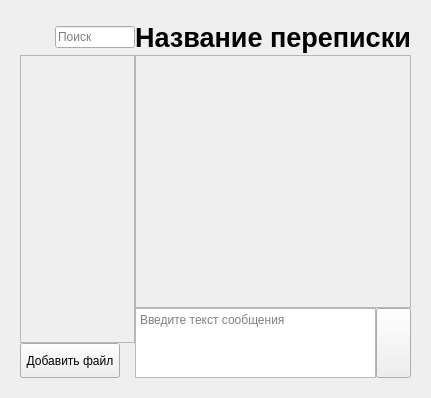
<?xml version="1.0" encoding="UTF-8"?>
<ui version="4.0">
 <class>Form</class>
 <widget class="QWidget" name="Form">
  <property name="geometry">
   <rect>
    <x>0</x>
    <y>0</y>
    <width>431</width>
    <height>396</height>
   </rect>
  </property>
  <property name="windowTitle">
   <string>Form</string>
  </property>
  <layout class="QGridLayout" name="gridLayout_2">
   <item row="0" column="0">
    <layout class="QGridLayout" name="gridLayout">
     <item row="0" column="0">
      <widget class="QStackedWidget" name="layerCont">
       <property name="currentIndex">
        <number>3</number>
       </property>
       <widget class="QWidget" name="page">
        <layout class="QVBoxLayout" name="verticalLayout">
         <item>
          <layout class="QVBoxLayout" name="signLayout">
           <item>
            <layout class="QHBoxLayout" name="horizontalLayout_5">
             <property name="spacing">
              <number>4</number>
             </property>
             <item>
              <widget class="QPushButton" name="exit_but">
               <property name="text">
                <string>Выход</string>
               </property>
              </widget>
             </item>
             <item>
              <spacer name="horizontalSpacer">
               <property name="orientation">
                <enum>Qt::Horizontal</enum>
               </property>
               <property name="sizeHint" stdset="0">
                <size>
                 <width>40</width>
                 <height>20</height>
                </size>
               </property>
              </spacer>
             </item>
             <item>
              <widget class="QPushButton" name="Reg_but">
               <property name="text">
                <string>Регистрация</string>
               </property>
              </widget>
             </item>
            </layout>
           </item>
           <item>
            <spacer name="verticalSpacer">
             <property name="orientation">
              <enum>Qt::Vertical</enum>
             </property>
             <property name="sizeHint" stdset="0">
              <size>
               <width>20</width>
               <height>40</height>
              </size>
             </property>
            </spacer>
           </item>
           <item>
            <layout class="QHBoxLayout" name="horizontalLayout_6">
             <item>
              <spacer name="horizontalSpacer_3">
               <property name="orientation">
                <enum>Qt::Horizontal</enum>
               </property>
               <property name="sizeHint" stdset="0">
                <size>
                 <width>30</width>
                 <height>20</height>
                </size>
               </property>
              </spacer>
             </item>
             <item>
              <layout class="QVBoxLayout" name="verticalLayout_6">
               <item>
                <widget class="QLineEdit" name="login_edit">
                 <property name="placeholderText">
                  <string>Строка для ввода логина</string>
                 </property>
                </widget>
               </item>
               <item>
                <widget class="QLineEdit" name="password_edit">
                 <property name="echoMode">
                  <enum>QLineEdit::Password</enum>
                 </property>
                 <property name="placeholderText">
                  <string>Строка для ввода пароля</string>
                 </property>
                </widget>
               </item>
               <item>
                <widget class="QPushButton" name="password_reset_button">
                 <property name="text">
                  <string>Востановление пароля</string>
                 </property>
                </widget>
               </item>
               <item>
                <widget class="QPushButton" name="sign_in_button">
                 <property name="text">
                  <string>Войти</string>
                 </property>
                </widget>
               </item>
              </layout>
             </item>
             <item>
              <spacer name="horizontalSpacer_2">
               <property name="orientation">
                <enum>Qt::Horizontal</enum>
               </property>
               <property name="sizeHint" stdset="0">
                <size>
                 <width>30</width>
                 <height>20</height>
                </size>
               </property>
              </spacer>
             </item>
            </layout>
           </item>
           <item>
            <spacer name="verticalSpacer_2">
             <property name="orientation">
              <enum>Qt::Vertical</enum>
             </property>
             <property name="sizeHint" stdset="0">
              <size>
               <width>20</width>
               <height>40</height>
              </size>
             </property>
            </spacer>
           </item>
           <item>
            <spacer name="verticalSpacer_3">
             <property name="orientation">
              <enum>Qt::Vertical</enum>
             </property>
             <property name="sizeHint" stdset="0">
              <size>
               <width>20</width>
               <height>40</height>
              </size>
             </property>
            </spacer>
           </item>
           <item>
            <layout class="QHBoxLayout" name="horizontalLayout_4"/>
           </item>
          </layout>
         </item>
        </layout>
       </widget>
       <widget class="QWidget" name="page_2">
        <layout class="QVBoxLayout" name="verticalLayout_2">
         <item>
          <layout class="QVBoxLayout" name="createLayout">
           <item>
            <layout class="QHBoxLayout" name="horizontalLayout_7">
             <property name="spacing">
              <number>4</number>
             </property>
             <item>
              <widget class="QPushButton" name="name_but">
               <property name="text">
                <string>Назад</string>
               </property>
              </widget>
             </item>
             <item>
              <spacer name="horizontalSpacer_4">
               <property name="orientation">
                <enum>Qt::Horizontal</enum>
               </property>
               <property name="sizeHint" stdset="0">
                <size>
                 <width>40</width>
                 <height>20</height>
                </size>
               </property>
              </spacer>
             </item>
            </layout>
           </item>
           <item>
            <spacer name="verticalSpacer_4">
             <property name="orientation">
              <enum>Qt::Vertical</enum>
             </property>
             <property name="sizeHint" stdset="0">
              <size>
               <width>20</width>
               <height>40</height>
              </size>
             </property>
            </spacer>
           </item>
           <item>
            <layout class="QHBoxLayout" name="horizontalLayout_8">
             <item>
              <spacer name="horizontalSpacer_5">
               <property name="orientation">
                <enum>Qt::Horizontal</enum>
               </property>
               <property name="sizeHint" stdset="0">
                <size>
                 <width>30</width>
                 <height>20</height>
                </size>
               </property>
              </spacer>
             </item>
             <item>
              <layout class="QVBoxLayout" name="verticalLayout_7">
               <item>
                <widget class="QLineEdit" name="login_edit1">
                 <property name="placeholderText">
                  <string>Строка для ввода логина</string>
                 </property>
                </widget>
               </item>
               <item>
                <widget class="QLineEdit" name="password_edit1">
                 <property name="echoMode">
                  <enum>QLineEdit::Password</enum>
                 </property>
                 <property name="placeholderText">
                  <string>Строка для ввода пароля</string>
                 </property>
                </widget>
               </item>
               <item>
                <widget class="QPushButton" name="create_button">
                 <property name="text">
                  <string>Создать аккаунт</string>
                 </property>
                </widget>
               </item>
              </layout>
             </item>
             <item>
              <spacer name="horizontalSpacer_6">
               <property name="orientation">
                <enum>Qt::Horizontal</enum>
               </property>
               <property name="sizeHint" stdset="0">
                <size>
                 <width>30</width>
                 <height>20</height>
                </size>
               </property>
              </spacer>
             </item>
            </layout>
           </item>
           <item>
            <spacer name="verticalSpacer_5">
             <property name="orientation">
              <enum>Qt::Vertical</enum>
             </property>
             <property name="sizeHint" stdset="0">
              <size>
               <width>20</width>
               <height>40</height>
              </size>
             </property>
            </spacer>
           </item>
           <item>
            <spacer name="verticalSpacer_6">
             <property name="orientation">
              <enum>Qt::Vertical</enum>
             </property>
             <property name="sizeHint" stdset="0">
              <size>
               <width>20</width>
               <height>40</height>
              </size>
             </property>
            </spacer>
           </item>
           <item>
            <layout class="QHBoxLayout" name="horizontalLayout_9"/>
           </item>
          </layout>
         </item>
        </layout>
       </widget>
       <widget class="QWidget" name="page_3">
        <layout class="QVBoxLayout" name="verticalLayout_4">
         <item>
          <layout class="QVBoxLayout" name="verticalLayout_3">
           <item>
            <layout class="QHBoxLayout" name="horizontalLayout_10">
             <property name="spacing">
              <number>4</number>
             </property>
             <item>
              <widget class="QPushButton" name="back_but">
               <property name="text">
                <string>Назад</string>
               </property>
              </widget>
             </item>
             <item>
              <spacer name="horizontalSpacer_7">
               <property name="orientation">
                <enum>Qt::Horizontal</enum>
               </property>
               <property name="sizeHint" stdset="0">
                <size>
                 <width>40</width>
                 <height>20</height>
                </size>
               </property>
              </spacer>
             </item>
             <item>
              <widget class="QPushButton" name="Reg_but_2">
               <property name="text">
                <string>Регистрация</string>
               </property>
              </widget>
             </item>
            </layout>
           </item>
           <item>
            <spacer name="verticalSpacer_7">
             <property name="orientation">
              <enum>Qt::Vertical</enum>
             </property>
             <property name="sizeHint" stdset="0">
              <size>
               <width>20</width>
               <height>40</height>
              </size>
             </property>
            </spacer>
           </item>
           <item>
            <layout class="QHBoxLayout" name="horizontalLayout_11">
             <item>
              <spacer name="horizontalSpacer_8">
               <property name="orientation">
                <enum>Qt::Horizontal</enum>
               </property>
               <property name="sizeHint" stdset="0">
                <size>
                 <width>30</width>
                 <height>20</height>
                </size>
               </property>
              </spacer>
             </item>
             <item>
              <layout class="QVBoxLayout" name="verticalLayout_8">
               <item>
                <widget class="QLineEdit" name="restore_edit">
                 <property name="placeholderText">
                  <string>Ввод E-mail</string>
                 </property>
                </widget>
               </item>
               <item>
                <widget class="QPushButton" name="restore_button">
                 <property name="text">
                  <string>Восстановить</string>
                 </property>
                </widget>
               </item>
              </layout>
             </item>
             <item>
              <spacer name="horizontalSpacer_9">
               <property name="orientation">
                <enum>Qt::Horizontal</enum>
               </property>
               <property name="sizeHint" stdset="0">
                <size>
                 <width>30</width>
                 <height>20</height>
                </size>
               </property>
              </spacer>
             </item>
            </layout>
           </item>
           <item>
            <spacer name="verticalSpacer_8">
             <property name="orientation">
              <enum>Qt::Vertical</enum>
             </property>
             <property name="sizeHint" stdset="0">
              <size>
               <width>20</width>
               <height>40</height>
              </size>
             </property>
            </spacer>
           </item>
           <item>
            <spacer name="verticalSpacer_9">
             <property name="orientation">
              <enum>Qt::Vertical</enum>
             </property>
             <property name="sizeHint" stdset="0">
              <size>
               <width>20</width>
               <height>40</height>
              </size>
             </property>
            </spacer>
           </item>
           <item>
            <layout class="QHBoxLayout" name="horizontalLayout_12"/>
           </item>
          </layout>
         </item>
        </layout>
       </widget>
       <widget class="QWidget" name="page_4">
        <layout class="QVBoxLayout" name="verticalLayout_12">
         <item>
          <layout class="QHBoxLayout" name="horizontalLayout_17">
           <property name="spacing">
            <number>0</number>
           </property>
           <item>
            <layout class="QVBoxLayout" name="verticalLayout_10">
             <property name="spacing">
              <number>0</number>
             </property>
             <item>
              <layout class="QHBoxLayout" name="horizontalLayout_18">
               <property name="sizeConstraint">
                <enum>QLayout::SetMinimumSize</enum>
               </property>
               <item>
                <widget class="QPushButton" name="settings_button_2">
                 <property name="enabled">
                  <bool>true</bool>
                 </property>
                 <property name="minimumSize">
                  <size>
                   <width>35</width>
                   <height>35</height>
                  </size>
                 </property>
                 <property name="maximumSize">
                  <size>
                   <width>35</width>
                   <height>35</height>
                  </size>
                 </property>
                 <property name="styleSheet">
                  <string notr="true">text-align: center; 
                     border: none; 
                     padding: 0px;</string>
                 </property>
                 <property name="text">
                  <string/>
                 </property>
                 <property name="icon">
                  <iconset>
                   <normaloff>../../Downloads/png-transparent-computer-icons-setting-icon-cdr-svg-setting-icon.png</normaloff>../../Downloads/png-transparent-computer-icons-setting-icon-cdr-svg-setting-icon.png</iconset>
                 </property>
                 <property name="iconSize">
                  <size>
                   <width>35</width>
                   <height>35</height>
                  </size>
                 </property>
                </widget>
               </item>
               <item>
                <widget class="QLineEdit" name="Search_Edit">
                 <property name="placeholderText">
                  <string>Поиск</string>
                 </property>
                </widget>
               </item>
              </layout>
             </item>
             <item>
              <layout class="QHBoxLayout" name="horizontalLayout_19">
               <property name="spacing">
                <number>0</number>
               </property>
               <item>
                <widget class="QScrollArea" name="contactArea_2">
                 <property name="maximumSize">
                  <size>
                   <width>400</width>
                   <height>16777215</height>
                  </size>
                 </property>
                 <property name="horizontalScrollBarPolicy">
                  <enum>Qt::ScrollBarAlwaysOff</enum>
                 </property>
                 <property name="widgetResizable">
                  <bool>true</bool>
                 </property>
                 <property name="alignment">
                  <set>Qt::AlignHCenter|Qt::AlignTop</set>
                 </property>
                 <widget class="QWidget" name="scrollAreaWidgetContents_5">
                  <property name="geometry">
                   <rect>
                    <x>0</x>
                    <y>0</y>
                    <width>116</width>
                    <height>288</height>
                   </rect>
                  </property>
                  <layout class="QVBoxLayout" name="verticalLayout_16">
                   <item>
                    <layout class="QVBoxLayout" name="Contacts_layout"/>
                   </item>
                  </layout>
                 </widget>
                </widget>
               </item>
              </layout>
             </item>
             <item>
              <layout class="QHBoxLayout" name="horizontalLayout_20">
               <item alignment="Qt::AlignLeft|Qt::AlignBottom">
                <widget class="QPushButton" name="newmessage_Button_2">
                 <property name="minimumSize">
                  <size>
                   <width>100</width>
                   <height>35</height>
                  </size>
                 </property>
                 <property name="text">
                  <string>Добавить файл</string>
                 </property>
                </widget>
               </item>
              </layout>
             </item>
            </layout>
           </item>
           <item>
            <layout class="QVBoxLayout" name="verticalLayout_11">
             <item>
              <layout class="QHBoxLayout" name="horizontalLayout_21">
               <item alignment="Qt::AlignHCenter|Qt::AlignVCenter">
                <widget class="QLabel" name="chatNameLabel_2">
                 <property name="enabled">
                  <bool>true</bool>
                 </property>
                 <property name="minimumSize">
                  <size>
                   <width>0</width>
                   <height>35</height>
                  </size>
                 </property>
                 <property name="maximumSize">
                  <size>
                   <width>16777215</width>
                   <height>35</height>
                  </size>
                 </property>
                 <property name="font">
                  <font>
                   <pointsize>20</pointsize>
                   <weight>75</weight>
                   <italic>false</italic>
                   <bold>true</bold>
                  </font>
                 </property>
                 <property name="text">
                  <string>Название переписки</string>
                 </property>
                 <property name="textFormat">
                  <enum>Qt::AutoText</enum>
                 </property>
                 <property name="alignment">
                  <set>Qt::AlignCenter</set>
                 </property>
                </widget>
               </item>
              </layout>
             </item>
             <item>
              <widget class="QScrollArea" name="messageArea_2">
               <property name="minimumSize">
                <size>
                 <width>0</width>
                 <height>253</height>
                </size>
               </property>
               <property name="horizontalScrollBarPolicy">
                <enum>Qt::ScrollBarAlwaysOff</enum>
               </property>
               <property name="widgetResizable">
                <bool>true</bool>
               </property>
               <widget class="QWidget" name="scrollAreaWidgetContents_3">
                <property name="geometry">
                 <rect>
                  <x>0</x>
                  <y>0</y>
                  <width>277</width>
                  <height>251</height>
                 </rect>
                </property>
                <layout class="QVBoxLayout" name="verticalLayout_17">
                 <item>
                  <layout class="QVBoxLayout" name="Messages_layout"/>
                 </item>
                </layout>
               </widget>
              </widget>
             </item>
             <item>
              <layout class="QHBoxLayout" name="horizontalLayout_22"/>
             </item>
             <item>
              <layout class="QHBoxLayout" name="horizontalLayout_23">
               <item>
                <widget class="QTextEdit" name="sender_textEdit_2">
                 <property name="maximumSize">
                  <size>
                   <width>16777215</width>
                   <height>75</height>
                  </size>
                 </property>
                 <property name="placeholderText">
                  <string>Введите текст сообщения</string>
                 </property>
                </widget>
               </item>
               <item>
                <widget class="QPushButton" name="send_button">
                 <property name="minimumSize">
                  <size>
                   <width>35</width>
                   <height>60</height>
                  </size>
                 </property>
                 <property name="maximumSize">
                  <size>
                   <width>35</width>
                   <height>75</height>
                  </size>
                 </property>
                 <property name="sizeIncrement">
                  <size>
                   <width>1</width>
                   <height>1</height>
                  </size>
                 </property>
                 <property name="baseSize">
                  <size>
                   <width>35</width>
                   <height>35</height>
                  </size>
                 </property>
                 <property name="text">
                  <string/>
                 </property>
                 <property name="icon">
                  <iconset>
                   <normaloff>../../Downloads/pngwing.com.png</normaloff>../../Downloads/pngwing.com.png</iconset>
                 </property>
                 <property name="iconSize">
                  <size>
                   <width>35</width>
                   <height>35</height>
                  </size>
                 </property>
                </widget>
               </item>
              </layout>
             </item>
            </layout>
           </item>
          </layout>
         </item>
        </layout>
       </widget>
       <widget class="QWidget" name="page_5">
        <layout class="QVBoxLayout" name="verticalLayout_14">
         <item>
          <layout class="QVBoxLayout" name="verticalLayout_13">
           <item alignment="Qt::AlignLeft|Qt::AlignTop">
            <widget class="QPushButton" name="settings_back">
             <property name="text">
              <string>Назад</string>
             </property>
            </widget>
           </item>
           <item alignment="Qt::AlignTop">
            <widget class="QPushButton" name="logout_button">
             <property name="text">
              <string>Выйти из аккаунта</string>
             </property>
            </widget>
           </item>
           <item alignment="Qt::AlignTop">
            <widget class="QPushButton" name="add_contact_button">
             <property name="text">
              <string>Добавить контакт</string>
             </property>
            </widget>
           </item>
           <item>
            <spacer name="verticalSpacer_10">
             <property name="orientation">
              <enum>Qt::Vertical</enum>
             </property>
             <property name="sizeHint" stdset="0">
              <size>
               <width>20</width>
               <height>40</height>
              </size>
             </property>
            </spacer>
           </item>
           <item>
            <widget class="QLabel" name="label">
             <property name="font">
              <font>
               <pointsize>36</pointsize>
               <weight>75</weight>
               <bold>true</bold>
              </font>
             </property>
             <property name="frameShape">
              <enum>QFrame::Box</enum>
             </property>
             <property name="text">
              <string>НАСТРОЙКИ</string>
             </property>
             <property name="alignment">
              <set>Qt::AlignBottom|Qt::AlignHCenter</set>
             </property>
            </widget>
           </item>
          </layout>
         </item>
        </layout>
       </widget>
      </widget>
     </item>
    </layout>
   </item>
  </layout>
 </widget>
 <resources/>
 <connections/>
</ui>
